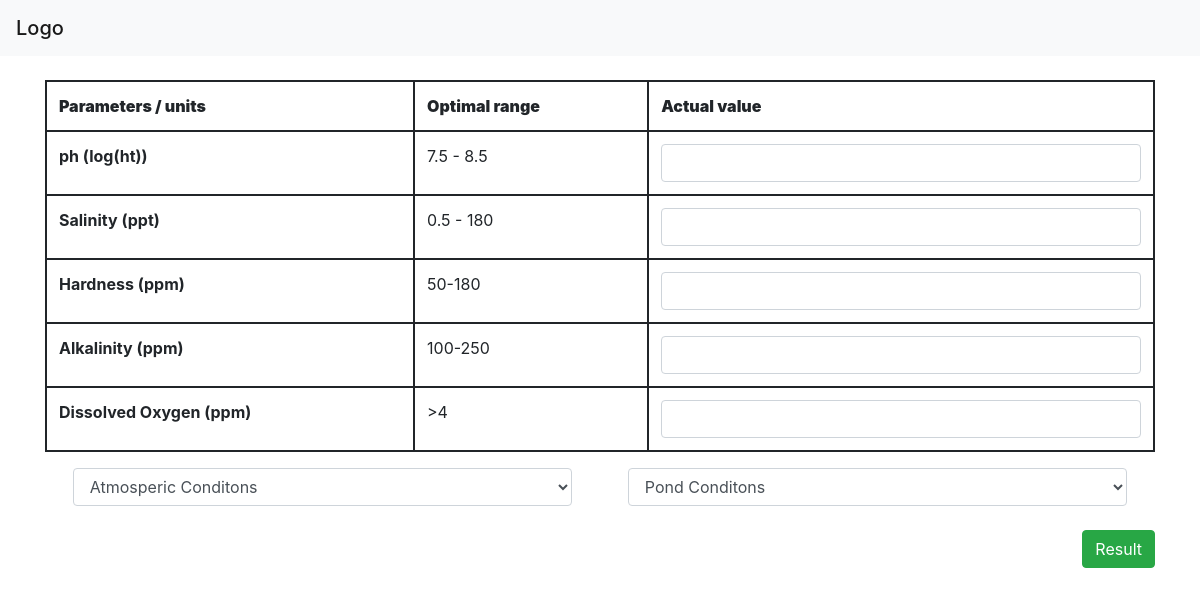
The page / on the database its author committed.
### App/models.py (models this page shows, shortened)
class ProminentParameter(models.Model):
    ppname = models.CharField(max_length=300)
    optimalrange = models.CharField(max_length=300, default=" ")
    units = models.CharField(max_length=50)
    lower_boundary = models.FloatField()
    upper_boundary = models.FloatField()

### App/views.py (the view, shortened to what this page needs)
# urls.py: path("", views.index, name="index")
def index(request):
    pp = ProminentParameter.objects.all()
    ac = AtmosCondition.objects.all()
    pc = PondCondition.objects.all()
    return render(request, "App/index.html", {"parameters": pp, "atmos": ac, "pond": pc})

### App/templates/App/index.html (shortened to what this page needs)
<!doctype html>
<html lang="en">
  <head>
    <link rel="stylesheet" href="https://cdn.jsdelivr.net/npm/bootstrap@4.6.1/dist/css/bootstrap.min.css">
  </head>
  <body>
    <nav class="navbar navbar-light bg-light">
        <span class="navbar-brand mb-0 h1">Logo</span>
    </nav>
    <div class="container mt-4 mb-4">
        <form method="POST">
            <table class="table">
                <thead>
                  <tr>
                    <th style="border: 2px solid;" scope="col"><b>Parameters / units</b></th>
                    <th style="border: 2px solid;" scope="col"><b>Optimal range</b></th>
                    <th style="border: 2px solid;" scope="col"><b>Actual value</b></th>
                  </tr>
                </thead>
                <tbody>
                {% for i in parameters %}
                    <tr>
                        <td style="border: 2px solid;"><b>{{i.ppname}}  ({{i.units}})</b></td>
                        <td style="border: 2px solid;">{{i.optimalrange}}</td>
                        <td style="border: 2px solid;"><input name="para:{{i.id}}" class="form-control"  type="text" /></td>
                    </tr>
                {% endfor %}
                </tbody>
              </table>
            <div class="d-flex justify-content-around">
                <select style="width: 45%;" class="form-control" name="atmos" required>
                    <option value="" disabled selected>Atmosperic Conditons</option>
                </select>
                <select style="width: 45%;" class="form-control" name="pond" required>
                    <option value="" disabled selected>Pond Conditons</option>
                </select>
            </div>
            <button class="btn btn-success mt-4 float-right" type="submit">Result</button>
        </form>
    </div>
  </body>
</html>

### rows shown on the page
ProminentParameter: ppname "ph", units "log(ht)", optimalrange "7.5 - 8.5"
ProminentParameter: ppname "Salinity", units "ppt", optimalrange "0.5 - 180"
ProminentParameter: ppname "Hardness", units "ppm", optimalrange "50-180"
ProminentParameter: ppname "Alkalinity", units "ppm", optimalrange "100-250"
ProminentParameter: ppname "Dissolved Oxygen", units "ppm", optimalrange ">4"
